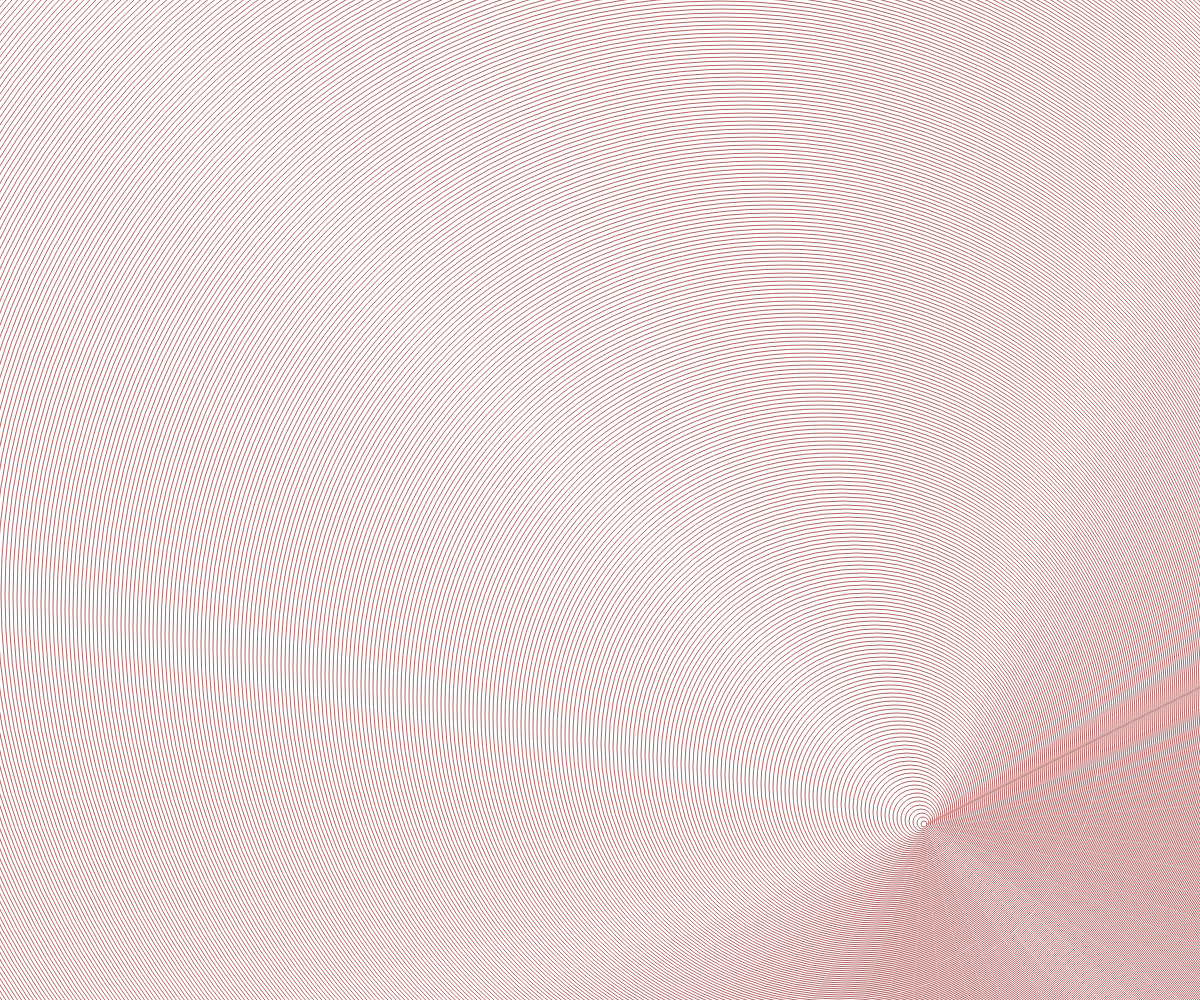
Frame 1 (no input)
Frame 60 (no input): identical to frame 1, image omitted
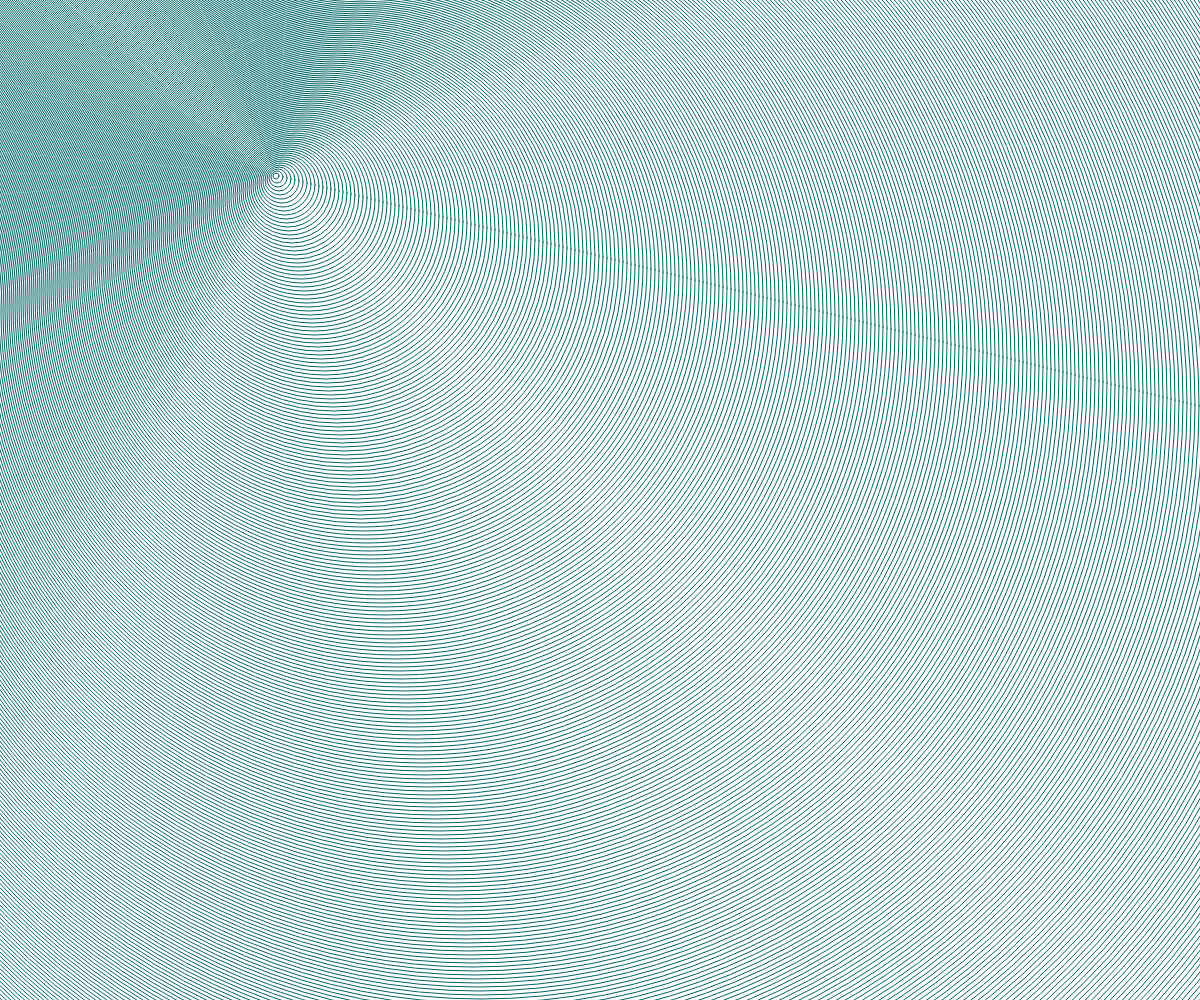
Frame 120 (the mouse pressed at the canvas centre since frame 60)

The p5.js sketch that drew these frames (run headless with seeded random() and noise() and a simulated clock; from frame 60 on, the mouse is pressed at the canvas centre):

// p5.js sketch
// ── sketch.js
let circles = [];

let numCircles;
let spacing = 6;

let rad = 1950;


function setup() {

  numCircles = rad / spacing;

  createCanvas(windowWidth, windowHeight);
  for (let i = 0; i < numCircles; i++){
   circles[i] = new Circle(rad);
    rad -= spacing;
  }
 noCursor()
}

function draw() {
  background(225);
 stroke(180- mouseX/2,100,100)
  var thetaX = map(mouseX, 0, width, 0, TWO_PI);
    var thetaY = map(mouseY, 0, height, 0, TWO_PI);

  for (var i = 0; i < numCircles; i++){
    push();
    translate(cos(thetaX) * i , cos(thetaY) * i);
    circles[i].show(i);
    pop();
  }

}



function Circle(radius) {
  this.x = windowWidth / 2
  this.y = windowHeight / 2
  this.r = radius;
  this.show = function(a) {
    // console.log(a);
    rectMode(CENTER)
    ellipse(this.x, this.y, this.r, this.r)
    //fill(1, 200, 300)
    //noStroke()
  }
  this.grow = function() {

  }
}
